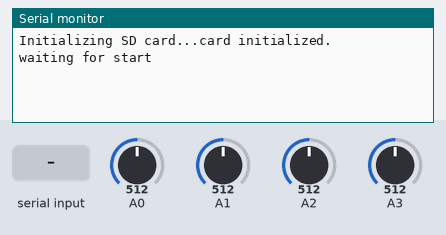
A sketch run on a simulated Arduino Uno, built with avr-gcc and run on an emulated ATmega328P. On the bench: the last lines printed to the serial monitor. The test bench sets the inputs (shaded band); at power-on: A0 = 512, A1 = 512, A2 = 512, A3 = 512. Storage starts empty.

Above: at 3.2 s.
3.3 s: "a" received over Serial
At 3.41 s:
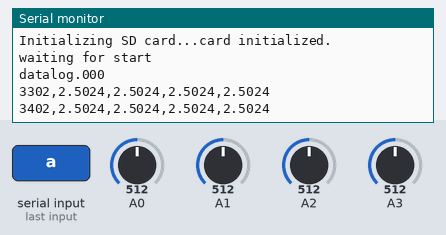
4.8 s: "s" received over Serial
At 5.9 s:
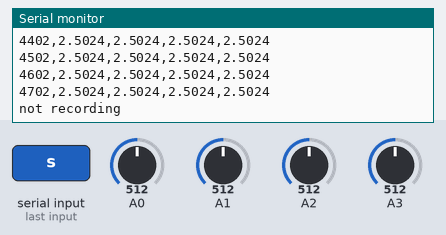
Timing chart, 0 to 7.8 s (numbered marks = the images above; inputs shaded):
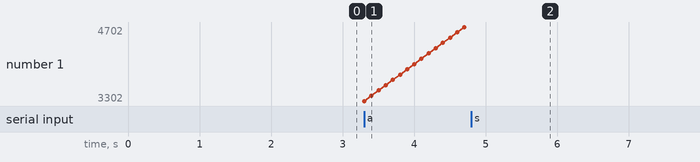

The sketch:

DataLogger_4ch.ino
```cpp
#include <SPI.h>
#include <SD.h>

// setup information

int frequency = 10; // in hertz
int start_pin = 0; // This is the trigger pin from the ardupilot telling the camera to start recording....need link to website


int loop_freq = 1000 / frequency; // this is the loop interrupt timer
long current = 0; //initializing the timer for the loop
long next_time = loop_freq; // initializing the place holder for the next time to record data based on frequency


// SD Card Specific variables required for
const int chipSelect = 4;


String g_curr_filename = "datalog.000";
bool is_running = false;
void update_curr_filename() {
  int curr_num = -1;

  do {
    curr_num++;
    String curr_pad_num = "";
    if ( curr_num < 100 ) {
      curr_pad_num = curr_pad_num + '0';
    }
    if ( curr_num < 10 ) {
      curr_pad_num = curr_pad_num + '0';
    }
    curr_pad_num = curr_pad_num + String(curr_num);

    g_curr_filename = "datalog." + curr_pad_num;

  } while ( SD.exists(g_curr_filename) );
}


void setup() {
  Serial.begin(250000);

  Serial.print("Initializing SD card...");

  // see if the card is present and can be initialized:
  if (!SD.begin(chipSelect)) {
    Serial.println("Card failed, or not present");
    // don't do anything more:
    while (1);
  }
  Serial.println("card initialized.");
  delay(2000);
  Serial.println("waiting for start");
}

void loop() {
//  uncomment when ready for PWM signal control
//
//  int A15SensorValue = analogRead(A15);
//  float A15voltage = A15SensorValue * (5.0 / 1023.0);
//  //Serial.println(A15voltage, 4);
//  if (A15Voltage > 3.0) {
//    start_pin = 1;
//  }


  ///////////////////////////////////////////////////////////////
  // Test Switch Code
  ///////////////////////////////////////////////////////////////
  if (Serial.available() > 0) // this area is used to set the clock time.
  {
    int incomingByte = Serial.read();
    if (incomingByte == 'a')
    {
      start_pin = 1;
    }
  }


  ///////////////////////////////////////////////////////////////////////////////
  while (start_pin) {
    if (is_running == false) {
      update_curr_filename();
      Serial.println(g_curr_filename);
      is_running = true;
    }
    current = millis();
    if (current >= next_time) {
      String dataString = "";
      next_time = current + loop_freq;
      Serial.print(current);
      Serial.print(',');
      int A0SensorValue = analogRead(A0);
      float A0voltage = A0SensorValue * (5.0 / 1023.0);
      Serial.print(A0voltage, 4);
      Serial.print(',');
      int A1SensorValue = analogRead(A1);
      float A1voltage = A1SensorValue * (5.0 / 1023.0);
      Serial.print(A1voltage, 4);
      Serial.print(',');
      int A2SensorValue = analogRead(A2);
      float A2voltage = A2SensorValue * (5.0 / 1023.0);
      Serial.print(A2voltage, 4);
      Serial.print(',');
      int A3SensorValue = analogRead(A3);
      float A3voltage = A3SensorValue * (5.0 / 1023.0);
      Serial.println(A3voltage, 4);

      dataString += String(current);
      dataString += String(',');
      dataString += String(A0voltage, 4);
      dataString += String(',');
      dataString += String(A1voltage, 4);
      dataString += String(',');
      dataString += String(A2voltage, 4);
      dataString += String(',');
      dataString += String(A3voltage, 4);

      File dataFile = SD.open(g_curr_filename, FILE_WRITE);
      if (dataFile) {
        dataFile.println(dataString);
        dataFile.close();
      }
    }

//    uncomment when ready for PWM signal control
//
//    int A15SensorValue = analogRead(A15);
//    float A15voltage = A15SensorValue * (5.0 / 1023.0);
//    //Serial.println(A15voltage, 4);
//    if (A15Voltage < 3.0) {
//      start_pin = 0;
//    }


    ///////////////////////////////////////////////////////////////
    // Test Switch Code
    ///////////////////////////////////////////////////////////////
    if (Serial.available() > 0) // this area is used to set the clock time.
    {
      int incomingByte = Serial.read();
      if (incomingByte == 's')
      {
        start_pin = 0;
      }
    }


    ///////////////////////////////////////////////////////////////////////////////
    if ((start_pin == 0) && (is_running == true)) {
      is_running = false;
      Serial.println("not recording");
    }
  }


}
```

Measured:
- after the input at 3.3 s, the serial monitor: prints a new line at once (image 1)
